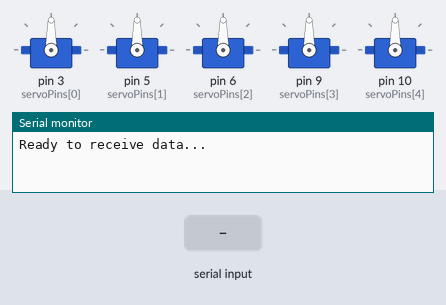
Bench run of a sketch on a simulated Arduino Uno, built with avr-gcc and run on an emulated ATmega328P. On the bench: 5 × servo, the last lines printed to the serial monitor. Inputs (shaded band) come from the test bench.

Above: at 1.2 s.
1.3 s: "90,45,200\n" received over Serial
At 1.8 s:
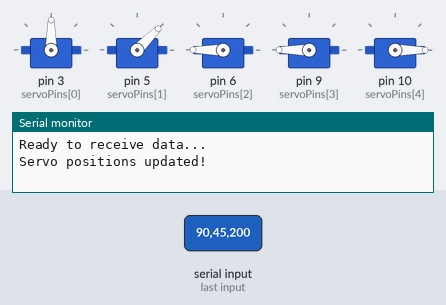
2.8 s: "30,150,10\n" received over Serial
At 4.0 s:
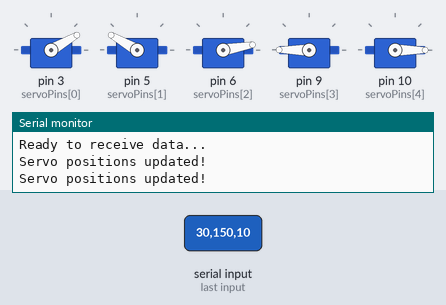
4.3 s: "30,150\n" received over Serial
At 5.2 s:
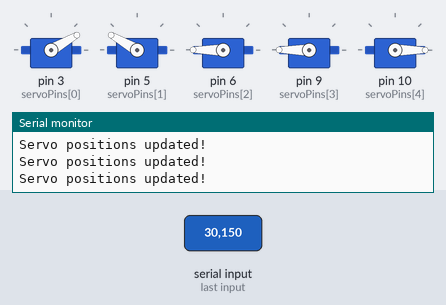
5.8 s: "5\n" received over Serial
At 6.1 s:
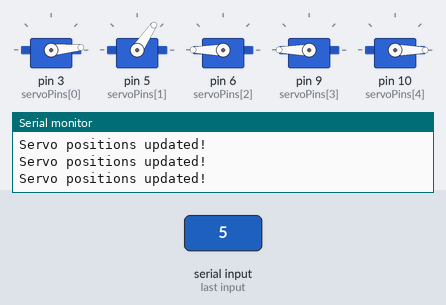
7.3 s: "200\n" received over Serial
At 8.5 s:
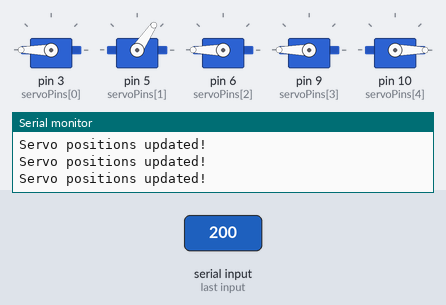
8.8 s: "1,90\n" received over Serial
At 9.7 s:
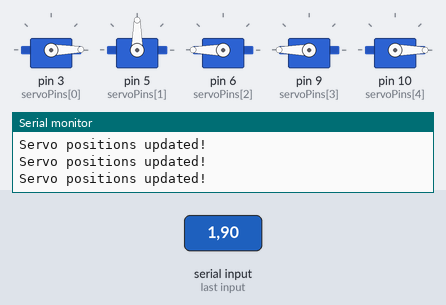
Timing chart, 0 to 11.3 s (numbered marks = the images above; inputs shaded):
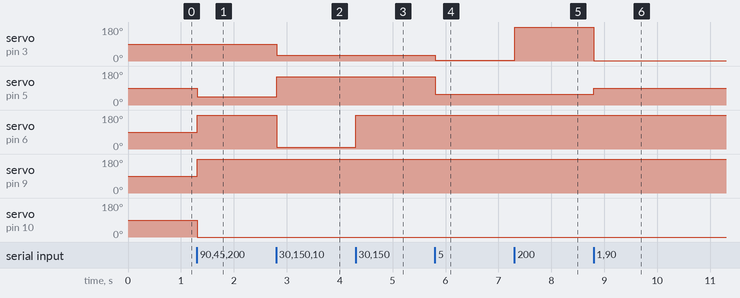

Measured:
- after the input at 1.3 s, servo on pin 5 (servoPins[1]): 90° → 45° at once; servo on pin 6 (servoPins[2]), servo on pin 9 (servoPins[3]): 90° → 180° at once; servo on pin 10 (servoPins[4]): 90° → 0° at once
- after the input at 2.8 s, servo on pin 3 (servoPins[0]): 90° → 30° at once; servo on pin 5 (servoPins[1]): 45° → 150° at once; servo on pin 6 (servoPins[2]): 180° → 10° at once
- after the input at 4.3 s, servo on pin 6 (servoPins[2]): 10° → 180° at once
- after the input at 5.8 s, servo on pin 3 (servoPins[0]): 30° → 5° at once; servo on pin 5 (servoPins[1]): 150° → 56° at once
- after the input at 7.3 s, servo on pin 3 (servoPins[0]): 5° → 180° at once
- after the input at 8.8 s, servo on pin 3 (servoPins[0]): 180° → 1° at once; servo on pin 5 (servoPins[1]): 56° → 90° at once

The sketch:

robotic_arm.ino
```cpp
#include <Servo.h>

Servo servo1, servo2, servo3, servo4, servo5;
const int servoPins[5] = {3, 5, 6, 9, 10};  // Servo pins

void setup() {
    Serial.begin(9600);  // Start Serial Communication

    // Attach Servos
    servo1.attach(servoPins[0]);
    servo2.attach(servoPins[1]);
    servo3.attach(servoPins[2]);
    servo4.attach(servoPins[3]);
    servo5.attach(servoPins[4]);

    Serial.println("Ready to receive data...");
}

void loop() {
    if (Serial.available() > 0) {
        String data = Serial.readStringUntil('\n');  // Read incoming data
        int angles[5];  // Array to store received angles

        // Parse angles from received string (Format: "30,45,90,10,60")
        int index = 0;
        char *token = strtok((char *)data.c_str(), ",");
        while (token != NULL && index < 5) {
            angles[index] = atoi(token);
            token = strtok(NULL, ",");
            index++;
        }

        // Move servos to received angles
        servo1.write(angles[0]);
        servo2.write(angles[1]);
        servo3.write(angles[2]);
        servo4.write(angles[3]);
        servo5.write(angles[4]);

        Serial.println("Servo positions updated!");
    }
}
```
